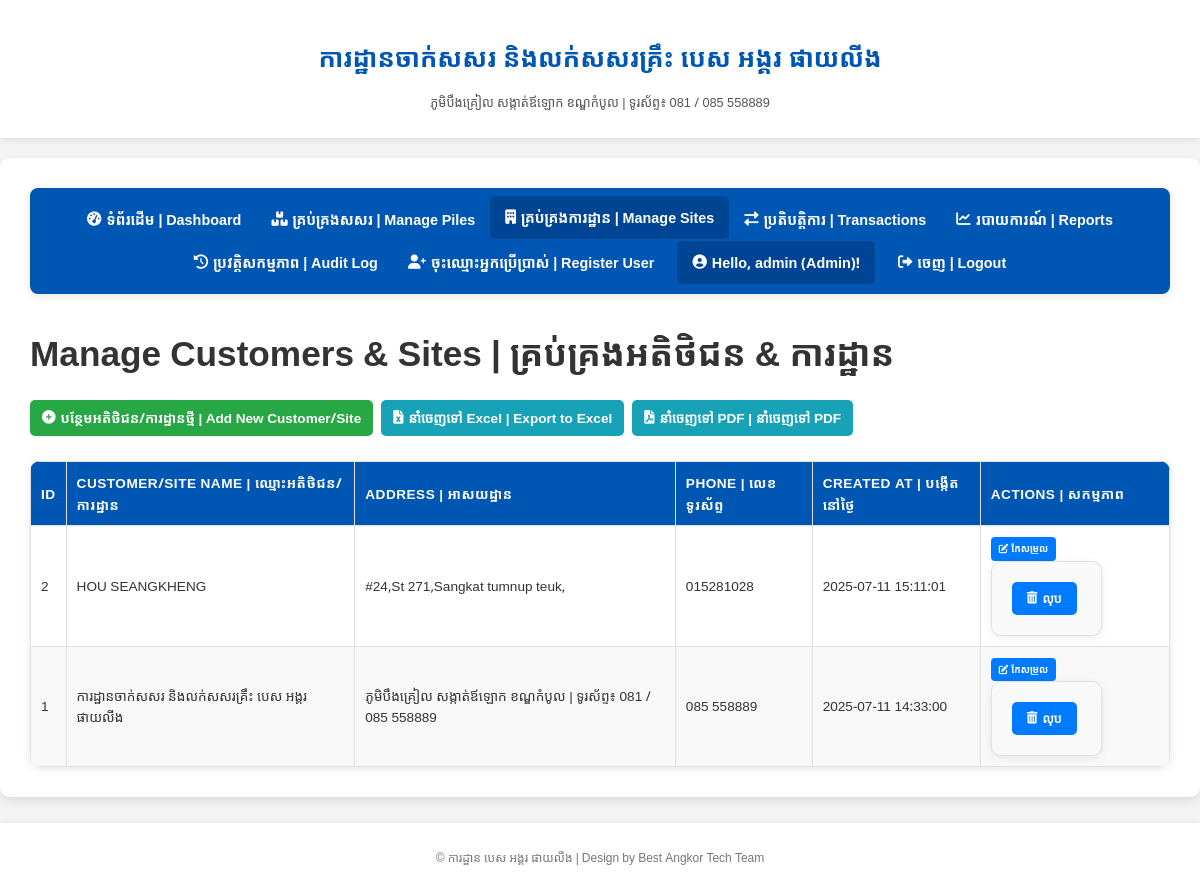
Page /sites (signed in) on the committed database.
### app.py (models this page shows, shortened)
class User(UserMixin, db.Model):
    id = db.Column(db.Integer, primary_key=True)
    username = db.Column(db.String(80), unique=True, nullable=False)
    password_hash = db.Column(db.String(128), nullable=False)
    role = db.Column(db.String(50), default='user', nullable=False) # e.g., 'admin', 'manager', 'stock_keeper'
    created_at = db.Column(db.DateTime, default=datetime.now)

class CustomerSite(db.Model):
    id = db.Column(db.Integer, primary_key=True)
    name = db.Column(db.String(200), unique=True, nullable=False)
    address = db.Column(db.Text)
    phone = db.Column(db.String(50))
    created_at = db.Column(db.DateTime, default=datetime.now)
    transactions = db.relationship('Transaction', backref='customer_site', lazy=True)

### app.py (the view)
@app.route('/sites')
@login_required
@role_required(['admin', 'manager']) # Only Admin and Manager can manage sites
def manage_sites():
    page = request.args.get('page', 1, type=int)
    sort_by = request.args.get('sort_by', 'name')
    order = request.args.get('order', 'asc')
    valid_sort_columns = ['name', 'address', 'phone', 'created_at']
    if sort_by not in valid_sort_columns:
        sort_by = 'name'
    sort_column = getattr(CustomerSite, sort_by)
    if order == 'desc':
        sites_query = CustomerSite.query.order_by(sort_column.desc())
    else:
        sites_query = CustomerSite.query.order_by(sort_column.asc())
    pagination = sites_query.paginate(page=page, per_page=10, error_out=False)
    customer_sites = pagination.items
    return render_template('customer_sites.html', customer_sites=customer_sites, pagination=pagination, sort_by=sort_by, order=order)

### app.py (called while the page is built)
@login_manager.user_loader
def load_user(user_id):
    return User.query.get(int(user_id))

@app.context_processor
def inject_global_vars():
    return dict(current_year=datetime.now().year)

@app.before_request
def before_request():
    g.db = db.session

def role_required(roles):
    if not isinstance(roles, list):
        roles = [roles]
    def decorator(f):
        @wraps(f)
        def decorated_function(*args, **kwargs):
            if not current_user.is_authenticated:
                flash("Please log in to access this page.", "info")
                return redirect(url_for('login', next=request.url))
            if current_user.role not in roles:
                flash("You do not have permission to access this page.", "error")
                return redirect(url_for('index')) # Redirect to dashboard or a permission denied page
            return f(*args, **kwargs)
        return decorated_function
    return decorator

### templates/customer_sites.html (shortened to what this page needs)
{% extends "base.html" %}
{% block content %}
<h1>Manage Customers & Sites | គ្រប់គ្រងអតិថិជន & ការដ្ឋាន</h1>
<div class="button-group">
    {% if current_user.is_authenticated and current_user.role in ['admin', 'manager'] %}
        <a href="{{ url_for('add_customer_site') }}" class="add-button"><i class="fas fa-plus-circle"></i> បន្ថែមអតិថិជន/ការដ្ឋានថ្មី | Add New Customer/Site</a>
    {% endif %}
    <button class="export-btn" onclick="exportTableToExcel('customer-sites-table', 'customer_sites_report')"><i class="fas fa-file-excel"></i> នាំចេញទៅ Excel | Export to Excel</button>
    <button class="export-btn" onclick="exportTableToPDF('customer-sites-table', 'Customer Sites Report')"><i class="fas fa-file-pdf"></i> នាំចេញទៅ PDF | នាំចេញទៅ PDF</button>
</div>
<table id="customer-sites-table">
    <thead>
        <tr>
            <th>ID</th>
            <th>Customer/Site Name | ឈ្មោះអតិថិជន/ការដ្ឋាន</th>
            <th>Address | អាសយដ្ឋាន</th>
            <th>Phone | លេខទូរស័ព្ទ</th>
            <th>Created At | បង្កើតនៅថ្ងៃ</th>
            <th>Actions | សកម្មភាព</th>
        </tr>
    </thead>
    <tbody>
        {% for site in customer_sites %}
        <tr>
            <td data-label="ID">{{ site.id }}</td>
            <td data-label="Customer/Site Name | ឈ្មោះអតិថិជន/ការដ្ឋាន">{{ site.name }}</td>
            <td data-label="Address | អាសយដ្ឋាន">{{ site.address if site.address is not none else 'N/A' }}</td>
            <td data-label="Phone | លេខទូរស័ព្ទ">{{ site.phone if site.phone is not none else 'N/A' }}</td>
            <td data-label="Created At | បង្កើតនៅថ្ងៃ">{{ site.created_at.strftime('%Y-%m-%d %H:%M:%S') if site.created_at else 'N/A' }}</td>
            <td data-label="Actions | សកម្មភាព" class="actions">
                {% if current_user.is_authenticated and current_user.role in ['admin', 'manager'] %}
                    <a href="{{ url_for('edit_customer_site', site_id=site.id) }}" class="edit-button"><i class="fas fa-edit"></i> កែសម្រួល</a>
                {% endif %}
                {% if current_user.is_authenticated and current_user.role == 'admin' %}
                    <form method="POST" action="{{ url_for('delete_customer_site', site_id=site.id) }}" onsubmit="event.preventDefault(); showModal('Are you sure you want to delete this customer site? This action cannot be undone and may fail if there are associated transactions! | ប្រាកដទេថាចង់លុបការដ្ឋានអតិថិជននេះ? សកម្មភាពនេះមិនអាចផ្លាស់ប្ដូរវិញបានទេ ហើយអាចនឹងបរាជ័យប្រសិនបើមានប្រតិបត្តិការពាក់ព័ន្ធ!', 'confirm', 'Confirm Deletion | បញ្ជាក់ការលុប', function(result) { if (result) this.closest('form').submit(); }.bind(this));">
                        <button type="submit" class="delete-button"><i class="fas fa-trash-alt"></i> លុប</button>
                    </form>
                {% endif %}
            </td>
        </tr>
        {% else %}
        <tr>
            <td colspan="6">No customer sites found. | រកមិនឃើញការដ្ឋានអតិថិជនទេ។</td>
        </tr>
        {% endfor %}
    </tbody>
</table>
{% endblock %}

### templates/base.html (shortened to what this page needs)
<!DOCTYPE html>
<html lang="en">
<head>
    <link rel="stylesheet" href="https://cdnjs.cloudflare.com/ajax/libs/font-awesome/6.0.0-beta3/css/all.min.css">
</head>
<body>
    <header>
        <h1>ការដ្ឋានចាក់សសរ និងលក់សសរគ្រឹះ បេស អង្គរ ផាយលីង</h1>
        <p>ភូមិបឹងគ្រៀល សង្កាត់ឪឡោក ខណ្ឌកំបូល | ទូរស័ព្ទ៖ 081 / 085 558889</p>
    </header>
    <div class="container">
        <nav class="navbar">
            <a href="{{ url_for('index') }}" class="{{ 'active' if request.endpoint == 'index' else '' }}"><i class="fas fa-tachometer-alt"></i> ទំព័រដើម | Dashboard</a>
            {% if current_user.is_authenticated %}
                {% if current_user.role in ['admin', 'manager', 'stock_keeper'] %}
                    <a href="{{ url_for('manage_piles') }}" class="{{ 'active' if request.endpoint in ['manage_piles', 'add_pile', 'edit_pile'] else '' }}"><i class="fas fa-boxes"></i> គ្រប់គ្រងសសរ | Manage Piles</a>
                {% endif %}
                {% if current_user.role in ['admin', 'manager'] %}
                    <a href="{{ url_for('manage_sites') }}" class="{{ 'active' if request.endpoint in ['manage_sites', 'add_customer_site', 'edit_customer_site'] else '' }}"><i class="fas fa-building"></i> គ្រប់គ្រងការដ្ឋាន | Manage Sites</a>
                {% endif %}
                {% if current_user.role in ['admin', 'manager', 'stock_keeper'] %}
                    <a href="{{ url_for('manage_transactions') }}" class="{{ 'active' if request.endpoint in ['manage_transactions', 'add_transaction', 'edit_transaction'] else '' }}"><i class="fas fa-exchange-alt"></i> ប្រតិបត្តិការ | Transactions</a>
                {% endif %}
                {% if current_user.role in ['admin', 'manager'] %}
                    <a href="{{ url_for('reports') }}" class="{{ 'active' if request.endpoint == 'reports' else '' }}"><i class="fas fa-chart-line"></i> របាយការណ៍ | Reports</a>
                {% endif %}
                {% if current_user.role == 'admin' %}
                    <a href="{{ url_for('view_audit_log') }}" class="{{ 'active' if request.endpoint == 'view_audit_log' else '' }}"><i class="fas fa-history"></i> ប្រវត្តិសកម្មភាព | Audit Log</a>
                    <a href="{{ url_for('register') }}" class="{{ 'active' if request.endpoint == 'register' else '' }}"><i class="fas fa-user-plus"></i> ចុះឈ្មោះអ្នកប្រើប្រាស់ | Register User</a>
                {% endif %}
                <span class="user-info"><i class="fas fa-user-circle"></i> Hello, {{ current_user.username }} ({{ current_user.role.capitalize() }})!</span>
                <a href="{{ url_for('logout') }}"><i class="fas fa-sign-out-alt"></i> ចេញ | Logout</a>
            {% else %}
                <a href="{{ url_for('login') }}"><i class="fas fa-sign-in-alt"></i> ចូល | Login</a>
            {% endif %}
        </nav>
        {% block content %}{% endblock %}
    </div>
    <footer>
        <p>&copy; {{ g.current_year }} ការដ្ឋាន បេស អង្គរ ផាយលីង | Design by Best Angkor Tech Team</p>
    </footer>
</body>
</html>

### templates/base.html (style rules this page uses)
body { font-family: 'Noto Sans Khmer', Arial, sans-serif; margin: 0; background-color: #f4f4f4; color: #333; line-height: 1.6; font-size: 16px; }
.container { max-width: 1200px; margin: 20px auto; background-color: #fff; padding: 30px; border-radius: 10px; box-shadow: 0 4px 12px rgba(0, 0, 0, 0.1); }
h1, h2, h3 { color: #333; margin-top: 25px; margin-bottom: 15px; font-weight: 700; }
h1 { font-size: 2.2em; }
.navbar { background-color: #0056b3; padding: 10px 0; border-radius: 8px; margin-bottom: 30px; text-align: center; display: flex; justify-content: center; flex-wrap: wrap; box-shadow: 0 2px 8px rgba(0, 0, 0, 0.1); }
.navbar a { color: white; padding: 10px 15px; text-decoration: none; text-align: center; display: inline-block; transition: background-color 0.3s ease, transform 0.2s ease; font-weight: 600; font-size: 0.9em; display: flex; align-items: center; gap: 5px; }
.navbar a:hover, .navbar a.active { background-color: #004494; border-radius: 5px; transform: translateY(-2px); }
.user-info { color: white; padding: 10px 15px; display: inline-block; font-weight: bold; background-color: #004494; border-radius: 5px; margin: 0 8px; font-size: 0.9em; display: flex; align-items: center; gap: 5px; }
table { width: 100%; border-collapse: collapse; margin-top: 25px; box-shadow: 0 2px 8px rgba(0,0,0,0.1); border-radius: 10px; overflow: hidden; background-color: #fff; }
th, td { border: 1px solid #e0e0e0; padding: 10px; text-align: left; font-size: 0.85em; }
th { background-color: #0056b3; color: white; font-weight: bold; text-transform: uppercase; letter-spacing: 0.5px; }
tr:nth-child(even) { background-color: #f8f8f8; }
.actions form { display: inline-block; margin: 0; }
.actions button, .actions a { padding: 4px 8px; border: none; border-radius: 4px; cursor: pointer; font-size: 0.7em; text-decoration: none; display: inline-flex; align-items: center; gap: 3px; margin-right: 4px; transition: background-color 0.3s ease, transform 0.2s ease; font-weight: 600; }
.edit-button { background-color: #007bff; color: white; }
.delete-button { background-color: #dc3545; color: white; }
.button-group { margin-top: 20px; margin-bottom: 20px; display: flex; gap: 8px; flex-wrap: wrap; justify-content: flex-start; }
.button-group a, .button-group button { padding: 7px 12px; color: white; text-decoration: none; border-radius: 5px; border: none; cursor: pointer; font-size: 0.85em; transition: background-color 0.3s ease, transform 0.2s ease; font-weight: 600; display: inline-flex; align-items: center; gap: 5px; }
.add-button { background-color: #28a745; }
.export-btn { background-color: #17a2b8; }
form { background-color: #f9f9f9; padding: 20px; border-radius: 10px; margin-bottom: 20px; border: 1px solid #e0e0e0; box-shadow: 0 2px 8px rgba(0,0,0,0.08); }
form button[type="submit"] { padding: 8px 15px; color: white; border: none; border-radius: 5px; cursor: pointer; font-size: 0.9em; background-color: #007bff; transition: background-color 0.3s ease, transform 0.2s ease; font-weight: 600; display: inline-flex; align-items: center; gap: 5px; }
header, footer { background-color: #ffffff; padding: 0.8rem 1.2rem; text-align: center; box-shadow: 0 2px 8px rgba(0,0,0,0.1); }
header h1 { font-size: 1.6rem; color: #0056b3; font-weight: bold; margin-bottom: 4px; }
header p { color: #555; font-size: 0.8em; }
footer { margin-top: 25px; border-top: 1px solid #eee; }
footer p { font-size: 0.75em; color: #777; }

### rows in the picture
User: username "admin", role "Admin"
CustomerSite: id "2", name "HOU SEANGKHENG", address "#24,St 271,Sangkat tumnup teuk,", phone "015281028", created_at "2025-07-11 15:11:01"
CustomerSite: id "1", name "ការដ្ឋានចាក់សសរ និងលក់សសរគ្រឹះ បេស អង្គរ ផាយលីង", address "ភូមិបឹងគ្រៀល សង្កាត់ឪឡោក ខណ្ឌកំបូល | ទូរស័ព្ទ៖ 081 / 085 558889", phone "085 558889", created_at "2025-07-11 14:33:00"
